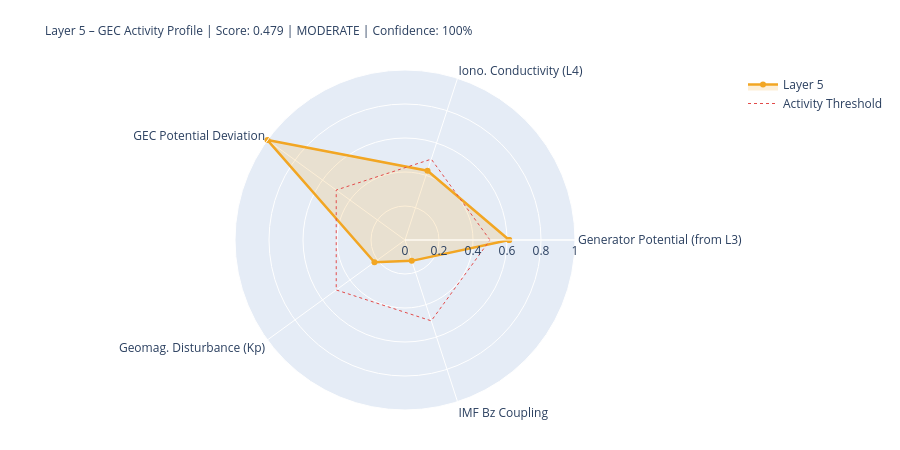

The cell this chart's notebook holds for it:
### Markdown cell above
---
## 5. State Assessment & Handoff to Layer 6

### Code cell
# ============================================================
# LAYER-5-SCORE
# ============================================================

# Components
# 1) Generator activity (Layer-3-driven)
gen_score = norm(generator_strength, 0.3, 2.0)
gen_src   = 'from_layer3' if l3_thunder_score is not None else 'estimated'

# 2) Ionospheric conductivity (Layer-4-driven)
iono_score = norm(iono_cond_factor, 0.7, 1.4)
iono_src   = 'from_layer4' if l4_ioniz is not None else 'estimated'

# 3) GEC potential deviation from reference
pot_score = norm(abs(delta_V_pct), 0, 30)  # 0 = at reference, 1 = 30% deviation
pot_src   = 'derived'

# 4) Geomagnetic disturbance (Kp) – modulates vertical currents
kp_score = norm(kp_val, 0, 9)
kp_src   = 'primary' if kp_now is not None else 'from_layer4'

# 5) IMF Bz coupling (southward = stronger M-I coupling → GEC influence)
bz_score = norm(-(bz_now or 0), -5, 30) if bz_now is not None else None
bz_src   = 'primary' if bz_now is not None else 'missing'

COMPONENTS = {
    'Generator Potential (from L3)':  {'score': gen_score,   'source': 'derived_from_layer3', 'dynamic': True},
    'Iono. Conductivity (L4)':      {'score': iono_score,  'source': iono_src, 'dynamic': True},
    'GEC Potential Deviation':      {'score': pot_score,   'source': pot_src,  'dynamic': True},
    'Geomag. Disturbance (Kp)':         {'score': kp_score,    'source': kp_src,   'dynamic': True},
    'IMF Bz Coupling':               {'score': bz_score,    'source': bz_src,   'dynamic': True},
}

available   = {k: v['score'] for k, v in COMPONENTS.items() if v['score'] is not None}
unavailable = [k for k, v in COMPONENTS.items() if v['score'] is None]
layer5_score = round(sum(available.values()) / len(available), 4) if available else None
confidence   = round(len(available) / len(COMPONENTS), 2)
level = ('unknown' if layer5_score is None
         else 'quiet'   if layer5_score < 0.3
         else 'moderate' if layer5_score < 0.6
         else 'active')
dominant_l5 = max(available, key=available.get) if available else 'none'

# Kp consistency: separate 1-min raw value from score value
kp_1m_raw   = kp_now          # directly from API (can be 0.0 during live measurement)
kp_for_score = kp_val          # from Layer-0 context or estimated value if needed
kp_score_src = kp_src

W = 68
print('=' * W)
print('LAYER 5 – GLOBAL ELECTRIC CIRCUIT – STATE ASSESSMENT')
print('=' * W)
for name, comp in COMPONENTS.items():
    s = comp['score']
    if s is not None:
        bar = '█' * int(s*20) + '░' * (20-int(s*20))
        print(f'  {name:<34} {bar}  {s:.3f}  [{comp["source"]}]')
    else:
        print(f'  {name:<34} {"─"*20}  n/a   [missing]')
print('-' * W)
print(f'  Score:         {layer5_score:.3f}  ({len(available)}/{len(COMPONENTS)} components)')
print(f'  Confidence:    {confidence:.0%}')
print(f'  Level:         {level.upper()}')
print(f'  Dominant:      {dominant_l5}')
print(f'  V_iono:        {V_iono_mod:.1f} kV  (Δ {delta_V_pct:+.1f}% vs. Ref)')
print(f'  I_total:       {I_total_mod:.1f} A   (Δ {delta_I_pct:+.1f}% vs. Ref)')
print('=' * W)

# Radar
cats   = list(available.keys())
vals_r = list(available.values())
if len(cats) >= 3:
    fig = go.Figure()
    fig.add_trace(go.Scatterpolar(
        r=vals_r + [vals_r[0]], theta=cats + [cats[0]],
        fill='toself', fillcolor='rgba(242,166,35,0.18)',
        line=dict(color='#F2A623', width=2.5), name='Layer 5'
    ))
    fig.add_trace(go.Scatterpolar(
        r=[0.5]*(len(cats)+1), theta=cats+[cats[0]],
        line=dict(color='#E24B4A', dash='dot', width=1),
        mode='lines', name='Activity Threshold'
    ))
    fig.update_layout(
        title=dict(
            text=f'Layer 5 – GEC Activity Profile | Score: {layer5_score:.3f} | {level.upper()} | Confidence: {confidence:.0%}',
            font=dict(size=12)
        ),
        polar=dict(radialaxis=dict(visible=True, range=[0,1])),
        height=450, showlegend=True,
        margin=dict(l=80, r=80, t=70, b=40)
    )
    fig.show()

### Figure 1 — Plotly figure (JSON) as saved in the notebook; plotly's stock layout.template omitted (floating-point values rounded to 4 significant figures)
{"data": [{"fill": "toself", "fillcolor": "rgba(242,166,35,0.18)", "line": {"color": "#F2A623", "width": 2.5}, "name": "Layer 5", "r": [0.6129, 0.4287, 1.0, 0.2222, 0.1291, 0.6129], "theta": ["Generator Potential (from L3)", "Iono. Conductivity (L4)", "GEC Potential Deviation", "Geomag. Disturbance (Kp)", "IMF Bz Coupling", "Generator Potential (from L3)"], "type": "scatterpolar"}, {"line": {"color": "#E24B4A", "dash": "dot", "width": 1}, "mode": "lines", "name": "Activity Threshold", "r": [0.5, 0.5, 0.5, 0.5, 0.5, 0.5], "theta": ["Generator Potential (from L3)", "Iono. Conductivity (L4)", "GEC Potential Deviation", "Geomag. Disturbance (Kp)", "IMF Bz Coupling", "Generator Potential (from L3)"], "type": "scatterpolar"}], "layout": {"height": 450, "margin": {"b": 40, "l": 80, "r": 80, "t": 70}, "polar": {"radialaxis": {"range": [0, 1], "visible": true}}, "showlegend": true, "title": {"font": {"size": 12}, "text": "Layer 5 – GEC Activity Profile | Score: 0.479 | MODERATE | Confidence: 100%"}}}
